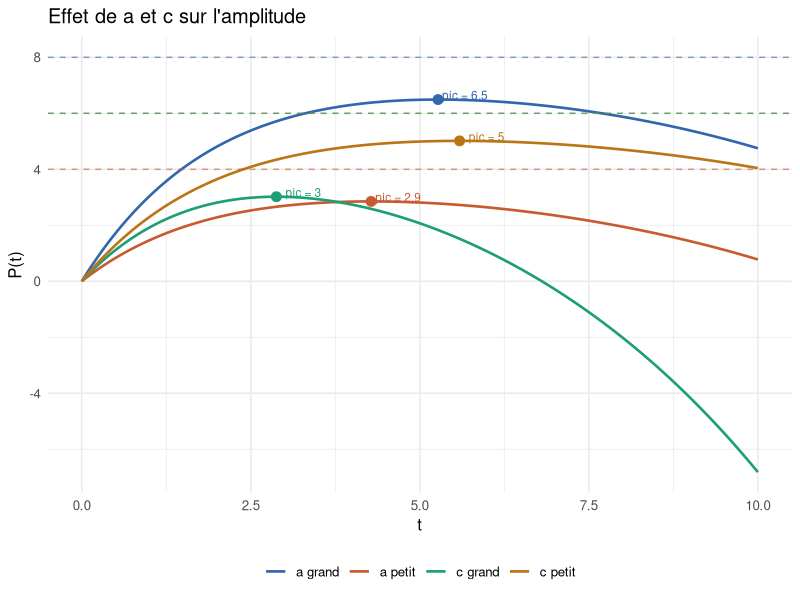
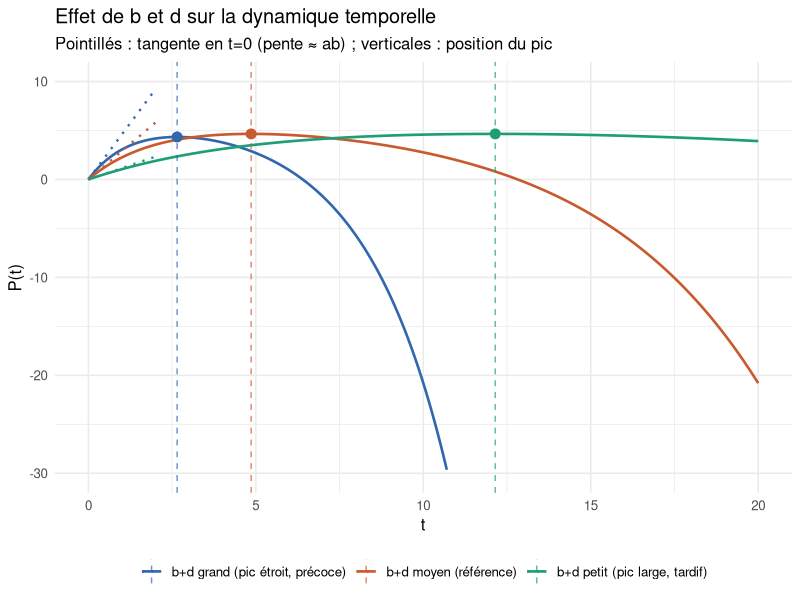
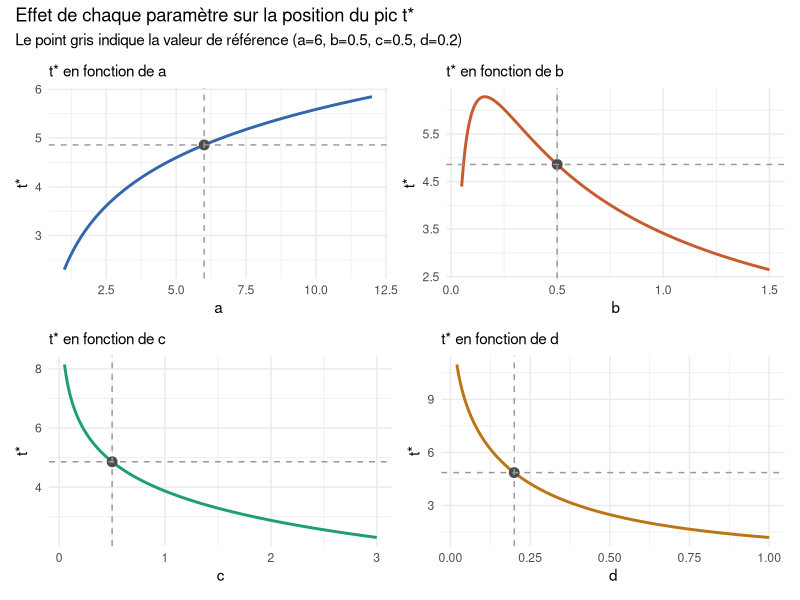
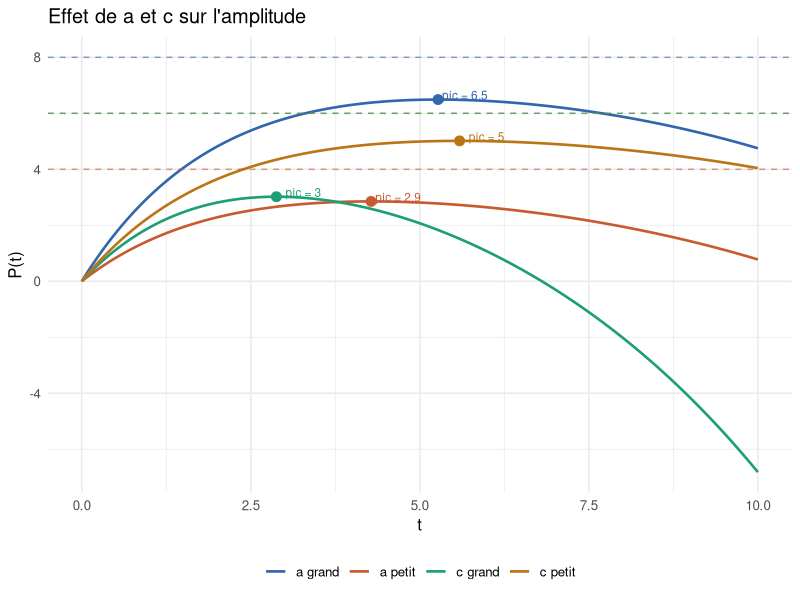
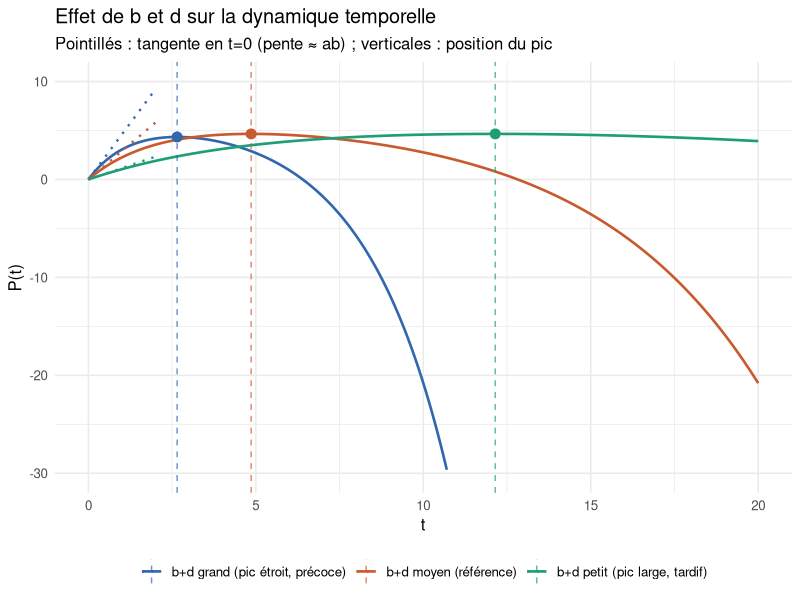
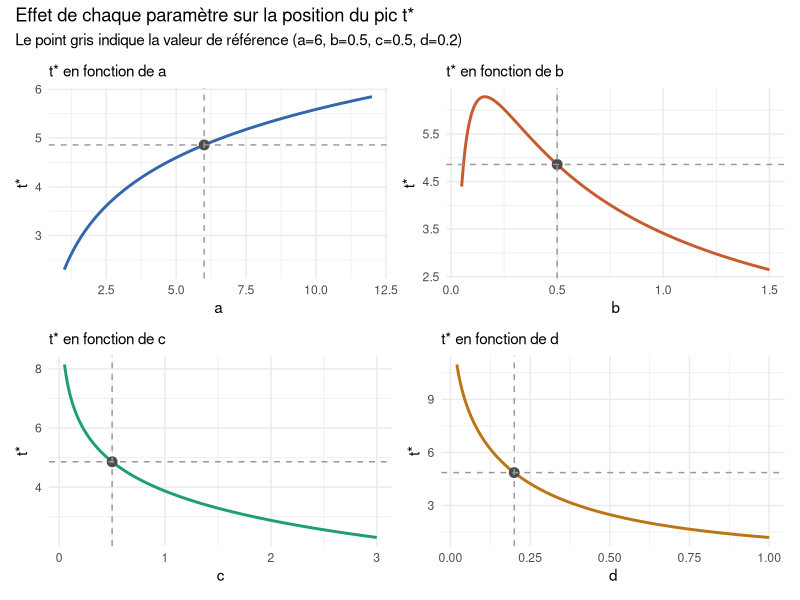
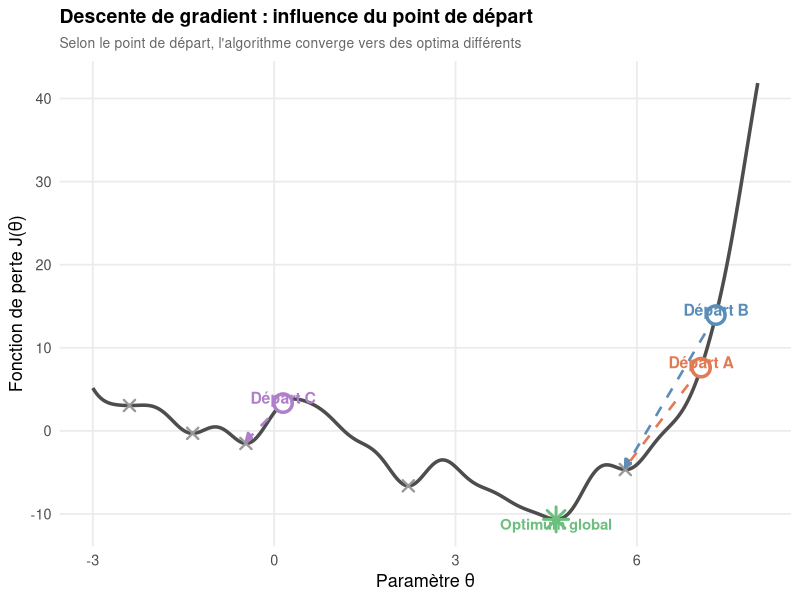

The R source for these figures, in order:
library(ggplot2)
library(dplyr)

# ── Figure 1 ── Effet de a et c sur l'amplitude ───────────────────────────────

t_f1 <- seq(0, 10, length.out = 500)
b_ref <- 0.5; d_ref <- 0.2

scenarios_f1 <- list(
  list(a = 8,  c = 0.5, label = "a grand"),
  list(a = 4,  c = 0.5, label = "a petit"),
  list(a = 6,  c = 0.3, label = "c petit"),
  list(a = 6,  c = 2.0, label = "c grand")
)

courbes_f1 <- bind_rows(lapply(scenarios_f1, function(s) {
  data.frame(
    t     = t_f1,
    P     = s$a * (1 - exp(-b_ref * t_f1)) + s$c * (1 - exp(d_ref * t_f1)),
    label = s$label,
    a     = s$a
  )
}))

pics_f1 <- bind_rows(lapply(scenarios_f1, function(s) {
  R    <- (s$a * b_ref) / (s$c * d_ref)
  tpic <- log(R) / (b_ref + d_ref)
  Ppic <- s$a * (1 - exp(-b_ref * tpic)) + s$c * (1 - exp(d_ref * tpic))
  data.frame(label = s$label, tpic = tpic, Ppic = Ppic, plateau = s$a)
}))

fig1 <- ggplot(courbes_f1, aes(x = t, y = P, color = label)) +
  geom_line(linewidth = 0.9) +
  geom_hline(data = pics_f1, aes(yintercept = plateau, color = label),
             linetype = "dashed", linewidth = 0.5, alpha = 0.6) +
  geom_point(data = pics_f1, aes(x = tpic, y = Ppic, color = label),
             size = 3, show.legend = FALSE) +
  geom_text(data = pics_f1,
            aes(x = tpic + 0.4, y = Ppic + 0.15,
                label = paste0("pic = ", round(Ppic, 1))),
            size = 3, show.legend = FALSE) +
  scale_color_manual(values = c("#3266ad","#c85a30","#1d9e75","#ba7517")) +
  labs(title = "Effet de a et c sur l'amplitude",
       x = "t", y = "P(t)", color = NULL) +
  theme_minimal(base_size = 12) +
  theme(legend.position = "bottom")


# ── Figure 2 ── Effet de b et d sur la dynamique temporelle ───────────────────

t_f2 <- seq(0, 20, length.out = 500)
a_ref <- 6; c_ref <- 0.5

scenarios_f2 <- list(
  list(b = 0.8,  d = 0.4,  label = "b+d grand (pic étroit, précoce)"),
  list(b = 0.5,  d = 0.2,  label = "b+d moyen (référence)"),
  list(b = 0.2,  d = 0.08, label = "b+d petit (pic large, tardif)")
)

courbes_f2 <- bind_rows(lapply(scenarios_f2, function(s) {
  data.frame(
    t     = t_f2,
    P     = a_ref * (1 - exp(-s$b * t_f2)) + c_ref * (1 - exp(s$d * t_f2)),
    label = s$label
  )
}))

pics_f2 <- bind_rows(lapply(scenarios_f2, function(s) {
  R      <- (a_ref * s$b) / (c_ref * s$d)
  tpic   <- log(R) / (s$b + s$d)
  Ppic   <- a_ref * (1 - exp(-s$b * tpic)) + c_ref * (1 - exp(s$d * tpic))
  pente0 <- a_ref * s$b - c_ref * s$d
  data.frame(label = s$label, tpic = tpic, Ppic = Ppic, pente0 = pente0)
}))

tangentes_f2 <- bind_rows(lapply(1:nrow(pics_f2), function(i) {
  data.frame(
    t     = c(0, 2),
    P     = c(0, pics_f2$pente0[i] * 2),
    label = pics_f2$label[i]
  )
}))

fig2 <- ggplot(courbes_f2, aes(x = t, y = P, color = label)) +
  geom_line(linewidth = 0.9) +
  geom_line(data = tangentes_f2, aes(x = t, y = P, color = label),
            linetype = "dotted", linewidth = 0.8) +
  geom_vline(data = pics_f2, aes(xintercept = tpic, color = label),
             linetype = "dashed", linewidth = 0.5, alpha = 0.7) +
  geom_point(data = pics_f2, aes(x = tpic, y = Ppic, color = label),
             size = 3, show.legend = FALSE) + 
  scale_y_continuous(limits = c(-30, 10)) +
  scale_color_manual(values = c("#3266ad","#c85a30","#1d9e75")) +
  labs(title = "Effet de b et d sur la dynamique temporelle",
       subtitle = "Pointillés : tangente en t=0 (pente ≈ ab) ; verticales : position du pic",
       x = "t", y = "P(t)", color = NULL) +
  theme_minimal(base_size = 12) +
  theme(legend.position = "bottom")


# ── Figure 3 (remplacée) ── t* en fonction de chaque paramètre ────────────────

install.packages("patchwork")
library(patchwork)

# Valeurs de référence
a0 <- 6; b0 <- 0.5; c0 <- 0.5; d0 <- 0.2

tpic_calc <- function(a, b, c, d) {
  R <- (a * b) / (c * d)
  if (R <= 1) return(NA)
  log(R) / (b + d)
}

# Grilles de variation pour chaque paramètre (les autres fixés à leur valeur ref)
grille_a <- data.frame(x = seq(1, 12, length.out = 200)) |>
  mutate(tpic = sapply(x, function(v) tpic_calc(v, b0, c0, d0)),
         param = "a  (b, c, d fixés)")

grille_b <- data.frame(x = seq(0.05, 1.5, length.out = 200)) |>
  mutate(tpic = sapply(x, function(v) tpic_calc(a0, v, c0, d0)),
         param = "b  (a, c, d fixés)")

grille_c <- data.frame(x = seq(0.05, 3, length.out = 200)) |>
  mutate(tpic = sapply(x, function(v) tpic_calc(a0, b0, v, d0)),
         param = "c  (a, b, d fixés)")

grille_d <- data.frame(x = seq(0.02, 1, length.out = 200)) |>
  mutate(tpic = sapply(x, function(v) tpic_calc(a0, b0, c0, v)),
         param = "d  (a, b, c fixés)")

# Points de référence
refs <- data.frame(
  x     = c(a0, b0, c0, d0),
  tpic  = c(tpic_calc(a0, b0, c0, d0),
            tpic_calc(a0, b0, c0, d0),
            tpic_calc(a0, b0, c0, d0),
            tpic_calc(a0, b0, c0, d0)),
  param = c("a  (b, c, d fixés)", "b  (a, c, d fixés)",
            "c  (a, b, d fixés)", "d  (a, b, c fixés)")
)

couleurs <- c(
  "a  (b, c, d fixés)" = "#3266ad",
  "b  (a, c, d fixés)" = "#c85a30",
  "c  (a, b, d fixés)" = "#1d9e75",
  "d  (a, b, c fixés)" = "#ba7517"
)

xlabs <- c(
  "a  (b, c, d fixés)" = "a",
  "b  (a, c, d fixés)" = "b",
  "c  (a, b, d fixés)" = "c",
  "d  (a, b, c fixés)" = "d"
)

make_panel <- function(grille, ref, param_name) {
  ggplot(grille, aes(x = x, y = tpic)) +
    geom_line(color = couleurs[param_name], linewidth = 1) +
    geom_point(data = ref, aes(x = x, y = tpic),
               color = "grey30", size = 3) +
    geom_vline(data = ref, aes(xintercept = x),
               linetype = "dashed", color = "grey60", linewidth = 0.5) +
    geom_hline(data = ref, aes(yintercept = tpic),
               linetype = "dashed", color = "grey60", linewidth = 0.5) +
    labs(title = paste("t* en fonction de", xlabs[param_name]),
         x = xlabs[param_name], y = "t*") +
    theme_minimal(base_size = 11) +
    theme(plot.title = element_text(size = 11))
}

panel_a <- make_panel(grille_a, refs[refs$param == "a  (b, c, d fixés)", ], "a  (b, c, d fixés)")
panel_b <- make_panel(grille_b, refs[refs$param == "b  (a, c, d fixés)", ], "b  (a, c, d fixés)")
panel_c <- make_panel(grille_c, refs[refs$param == "c  (a, b, d fixés)", ], "c  (a, b, d fixés)")
panel_d <- make_panel(grille_d, refs[refs$param == "d  (a, b, c fixés)", ], "d  (a, b, c fixés)")

fig3 <- (panel_a | panel_b) / (panel_c | panel_d) +
  plot_annotation(
    title    = "Effet de chaque paramètre sur la position du pic t*",
    subtitle = "Le point gris indique la valeur de référence (a=6, b=0.5, c=0.5, d=0.2)"
  )


# ── Affichage ─────────────────────────────────────────────────────────────────

fig1
fig2
fig3


ggsave("methodo/a_et_c.png", plot = fig1, width = 12, height = 9)
ggsave("methodo/b_et_d.png", plot = fig2, width = 12, height = 9)
ggsave("methodo/effets_params_t_pic.png", plot = fig3, width = 12, height = 9)


#-------------------------------------------------------------------------------

library(ggplot2)

# --- Fonction avec beaucoup de minima locaux ---
f <- function(x) {
  0.05 * x^4 - 0.3 * x^3 - 0.2 * x^2 + 2 * sin(2.5 * x) + 1.8 * cos(1.2 * x) +
    0.9 * sin(5 * x) + 0.4 * cos(7 * x) + 0.3 * x
}

x_vals <- seq(-3, 8, length.out = 1000)
df_curve <- data.frame(x = x_vals, y = f(x_vals))

# --- Trouver les minima locaux numériquement ---
find_local_minima <- function(x, y) {
  idx <- which(diff(sign(diff(y))) == 2) + 1
  data.frame(x = x[idx], y = y[idx])
}

minima <- find_local_minima(x_vals, f(x_vals))
global_min <- minima[which.min(minima$y), ]
local_min  <- minima[minima$y > global_min$y, ]

# --- 3 points de départ seulement ---
set.seed(42)
n_starts <- 3
starts <- data.frame(x_start = runif(n_starts, -3, 8))
starts$y_start <- f(starts$x_start)
starts$label   <- paste("Départ", LETTERS[1:n_starts])

nearest_optimum <- function(xs) {
  dists <- abs(minima$x - xs)
  minima[which.min(dists), ]
}
starts$x_optim  <- sapply(starts$x_start, function(x) nearest_optimum(x)$x)
starts$y_optim  <- f(starts$x_optim)

cols <- c("#E07B54", "#5B8DB8", "#B07FCC")

# --- Graphique ---
fig4 <- ggplot() +
  geom_line(data = df_curve, aes(x = x, y = y),
            color = "grey30", linewidth = 1.2) +
  
  # Tous les minima locaux
  geom_point(data = local_min, aes(x = x, y = y),
             shape = 4, size = 3, color = "grey60", stroke = 1.2) +
  
  # Optimum global
  geom_point(data = global_min, aes(x = x, y = y),
             shape = 8, size = 5, color = "#6DBF7E", stroke = 1.5) +
  annotate("text", x = global_min$x, y = global_min$y - 0.6,
           label = "Optimum global", color = "#6DBF7E",
           fontface = "bold", size = 3.8, hjust = 0.5) +
  
  # Flèches départ → optimum
  geom_segment(data = starts,
               aes(x = x_start, y = y_start,
                   xend = x_optim, yend = y_optim + 0.25,
                   color = label),
               arrow = arrow(length = unit(0.22, "cm"), type = "closed"),
               linewidth = 0.9, linetype = "dashed") +
  
  # Points de départ
  geom_point(data = starts,
             aes(x = x_start, y = y_start, color = label),
             shape = 21, fill = "white", size = 5, stroke = 1.8) +
  geom_text(data = starts,
            aes(x = x_start, y = y_start + 0.65, label = label, color = label),
            fontface = "bold", size = 4) +
  
  scale_color_manual(values = setNames(cols, starts$label)) +
  
  labs(
    title    = "Descente de gradient : influence du point de départ",
    subtitle = "Selon le point de départ, l'algorithme converge vers des optima différents",
    x        = "Paramètre θ",
    y        = "Fonction de perte J(θ)"
  ) +
  theme_minimal(base_size = 13) +
  theme(
    legend.position  = "none",
    plot.title       = element_text(face = "bold", size = 14),
    plot.subtitle    = element_text(color = "grey40", size = 10),
    panel.grid.minor = element_blank()
  )

ggsave("methodo/descente_gradient.png", plot = fig4, width = 12, height = 9)
